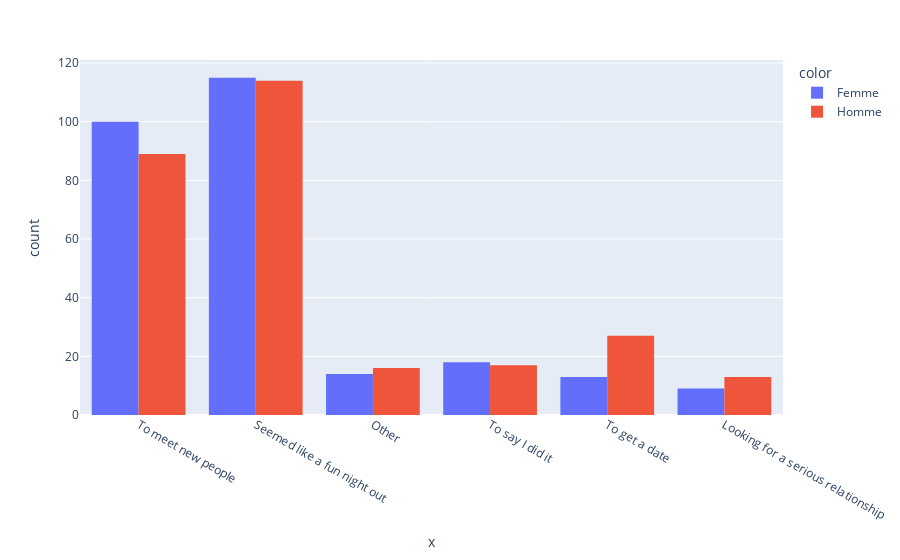

The notebook cell this image was saved under:
### Code cell
px.histogram(x=df_part['goal'].map(goal_dict),color=df_part['gender'].map(gender_dict),barmode="group")

### Figure 1 — Plotly figure (JSON) as saved in the notebook; plotly's stock layout.template omitted (floating-point values rounded to 4 significant figures; data arrays with more than 128 entries replaced by an {"elided": "..."} marker saying what was removed)
{"data": [{"alignmentgroup": "True", "bingroup": "x", "hovertemplate": "color=Femme<br>x=%{x}<br>count=%{y}<extra></extra>", "legendgroup": "Femme", "marker": {"color": "#636efa", "pattern": {"shape": ""}}, "name": "Femme", "offsetgroup": "Femme", "orientation": "v", "showlegend": true, "type": "histogram", "x": {"elided": "274 str values"}, "xaxis": "x", "yaxis": "y"}, {"alignmentgroup": "True", "bingroup": "x", "hovertemplate": "color=Homme<br>x=%{x}<br>count=%{y}<extra></extra>", "legendgroup": "Homme", "marker": {"color": "#EF553B", "pattern": {"shape": ""}}, "name": "Homme", "offsetgroup": "Homme", "orientation": "v", "showlegend": true, "type": "histogram", "x": {"elided": "278 str values"}, "xaxis": "x", "yaxis": "y"}], "layout": {"barmode": "group", "legend": {"title": {"text": "color"}, "tracegroupgap": 0}, "margin": {"t": 60}, "xaxis": {"anchor": "y", "domain": [0, 1], "title": {"text": "x"}}, "yaxis": {"anchor": "x", "domain": [0, 1], "title": {"text": "count"}}}}
